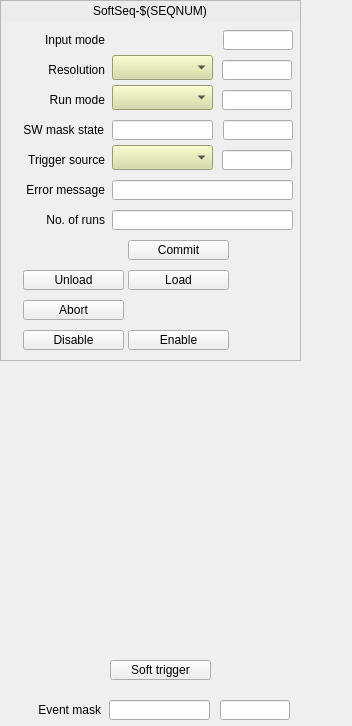
<?xml version="1.0" encoding="UTF-8"?>
<ui version="4.0">
 <class>Form</class>
 <widget class="QWidget" name="Form">
  <property name="geometry">
   <rect>
    <x>0</x>
    <y>0</y>
    <width>352</width>
    <height>726</height>
   </rect>
  </property>
  <property name="windowTitle">
   <string>Form</string>
  </property>
  <widget class="QFrame" name="frame">
   <property name="geometry">
    <rect>
     <x>0</x>
     <y>0</y>
     <width>301</width>
     <height>361</height>
    </rect>
   </property>
   <property name="frameShape">
    <enum>QFrame::StyledPanel</enum>
   </property>
   <property name="frameShadow">
    <enum>QFrame::Raised</enum>
   </property>
   <widget class="QLabel" name="label_8">
    <property name="geometry">
     <rect>
      <x>4</x>
      <y>210</y>
      <width>101</width>
      <height>20</height>
     </rect>
    </property>
    <property name="text">
     <string>No. of runs</string>
    </property>
    <property name="alignment">
     <set>Qt::AlignRight|Qt::AlignTrailing|Qt::AlignVCenter</set>
    </property>
   </widget>
   <widget class="caMessageButton" name="camessagebutton_4">
    <property name="geometry">
     <rect>
      <x>128</x>
      <y>330</y>
      <width>101</width>
      <height>20</height>
     </rect>
    </property>
    <property name="text">
     <string>Enable</string>
    </property>
    <property name="channel" stdset="0">
     <string notr="true">$(EVG):SoftSeq-$(SEQNUM)-Enable-Cmd</string>
    </property>
    <property name="releaseMessage">
     <string notr="true">1</string>
    </property>
   </widget>
   <widget class="caMessageButton" name="camessagebutton">
    <property name="geometry">
     <rect>
      <x>128</x>
      <y>240</y>
      <width>101</width>
      <height>20</height>
     </rect>
    </property>
    <property name="text">
     <string>Commit</string>
    </property>
    <property name="channel" stdset="0">
     <string notr="true">$(EVG):SoftSeq-$(SEQNUM)-Commit-Cmd</string>
    </property>
    <property name="releaseMessage">
     <string notr="true">1</string>
    </property>
   </widget>
   <widget class="caLed" name="caled_5">
    <property name="geometry">
     <rect>
      <x>238</x>
      <y>330</y>
      <width>20</width>
      <height>20</height>
     </rect>
    </property>
    <property name="toolTip">
     <string>Master enable for the EVR. If not set then very little will happen.</string>
    </property>
    <property name="rectangular">
     <bool>false</bool>
    </property>
    <property name="channel" stdset="0">
     <string notr="true">$(EVG):SoftSeq-$(SEQNUM)-Enable-RB</string>
    </property>
    <property name="falseColor">
     <color>
      <red>218</red>
      <green>218</green>
      <blue>218</blue>
     </color>
    </property>
    <property name="trueColor">
     <color>
      <red>0</red>
      <green>205</green>
      <blue>0</blue>
     </color>
    </property>
    <property name="undefinedColor">
     <color>
      <red>255</red>
      <green>255</green>
      <blue>255</blue>
     </color>
    </property>
   </widget>
   <widget class="caLed" name="caled_2">
    <property name="geometry">
     <rect>
      <x>238</x>
      <y>240</y>
      <width>20</width>
      <height>20</height>
     </rect>
    </property>
    <property name="toolTip">
     <string>Master enable for the EVR. If not set then very little will happen.</string>
    </property>
    <property name="rectangular">
     <bool>false</bool>
    </property>
    <property name="channel" stdset="0">
     <string notr="true">$(EVG):SoftSeq-$(SEQNUM)-Commit-RB</string>
    </property>
    <property name="falseColor">
     <color>
      <red>218</red>
      <green>218</green>
      <blue>218</blue>
     </color>
    </property>
    <property name="trueColor">
     <color>
      <red>0</red>
      <green>205</green>
      <blue>0</blue>
     </color>
    </property>
    <property name="undefinedColor">
     <color>
      <red>255</red>
      <green>255</green>
      <blue>255</blue>
     </color>
    </property>
   </widget>
   <widget class="caLineEdit" name="calineedit_14">
    <property name="geometry">
     <rect>
      <x>222</x>
      <y>150</y>
      <width>70</width>
      <height>20</height>
     </rect>
    </property>
    <property name="alignment">
     <set>Qt::AlignLeading|Qt::AlignLeft|Qt::AlignVCenter</set>
    </property>
    <property name="channel" stdset="0">
     <string notr="true">$(EVG):SoftSeq-$(SEQNUM)-TrigSrc-RB</string>
    </property>
   </widget>
   <widget class="caLed" name="caled_3">
    <property name="geometry">
     <rect>
      <x>238</x>
      <y>270</y>
      <width>20</width>
      <height>20</height>
     </rect>
    </property>
    <property name="toolTip">
     <string>Master enable for the EVR. If not set then very little will happen.</string>
    </property>
    <property name="rectangular">
     <bool>false</bool>
    </property>
    <property name="channel" stdset="0">
     <string notr="true">$(EVG):SoftSeq-$(SEQNUM)-Load-RB</string>
    </property>
    <property name="falseColor">
     <color>
      <red>218</red>
      <green>218</green>
      <blue>218</blue>
     </color>
    </property>
    <property name="trueColor">
     <color>
      <red>0</red>
      <green>205</green>
      <blue>0</blue>
     </color>
    </property>
    <property name="undefinedColor">
     <color>
      <red>255</red>
      <green>255</green>
      <blue>255</blue>
     </color>
    </property>
   </widget>
   <widget class="caMessageButton" name="camessagebutton_2">
    <property name="geometry">
     <rect>
      <x>128</x>
      <y>270</y>
      <width>101</width>
      <height>20</height>
     </rect>
    </property>
    <property name="text">
     <string>Load</string>
    </property>
    <property name="channel" stdset="0">
     <string notr="true">$(EVG):SoftSeq-$(SEQNUM)-Load-Cmd</string>
    </property>
    <property name="releaseMessage">
     <string notr="true">1</string>
    </property>
   </widget>
   <widget class="caMessageButton" name="camessagebutton_6">
    <property name="geometry">
     <rect>
      <x>23</x>
      <y>300</y>
      <width>101</width>
      <height>20</height>
     </rect>
    </property>
    <property name="text">
     <string>Abort</string>
    </property>
    <property name="channel" stdset="0">
     <string notr="true">$(EVG):SoftSeq-$(SEQNUM)-Abort-Cmd</string>
    </property>
    <property name="releaseMessage">
     <string notr="true">1</string>
    </property>
   </widget>
   <widget class="caLineEdit" name="calineedit_12">
    <property name="geometry">
     <rect>
      <x>222</x>
      <y>60</y>
      <width>70</width>
      <height>20</height>
     </rect>
    </property>
    <property name="alignment">
     <set>Qt::AlignLeading|Qt::AlignLeft|Qt::AlignVCenter</set>
    </property>
    <property name="channel" stdset="0">
     <string notr="true">$(EVG):SoftSeq-$(SEQNUM)-TsResolution-RB</string>
    </property>
   </widget>
   <widget class="caMenu" name="camenu_3">
    <property name="geometry">
     <rect>
      <x>112</x>
      <y>145</y>
      <width>101</width>
      <height>25</height>
     </rect>
    </property>
    <property name="styleSheet">
     <string notr="true">background-color: rgb(212, 219, 157);</string>
    </property>
    <property name="channel" stdset="0">
     <string notr="true">$(EVG):SoftSeq-$(SEQNUM)-TrigSrc-Sel</string>
    </property>
   </widget>
   <widget class="QLabel" name="label_4">
    <property name="geometry">
     <rect>
      <x>4</x>
      <y>60</y>
      <width>101</width>
      <height>20</height>
     </rect>
    </property>
    <property name="text">
     <string>Resolution</string>
    </property>
    <property name="alignment">
     <set>Qt::AlignRight|Qt::AlignTrailing|Qt::AlignVCenter</set>
    </property>
   </widget>
   <widget class="caMenu" name="camenu_2">
    <property name="geometry">
     <rect>
      <x>112</x>
      <y>85</y>
      <width>101</width>
      <height>25</height>
     </rect>
    </property>
    <property name="styleSheet">
     <string notr="true">background-color: rgb(212, 219, 157);</string>
    </property>
    <property name="channel" stdset="0">
     <string notr="true">$(EVG):SoftSeq-$(SEQNUM)-RunMode-Sel</string>
    </property>
   </widget>
   <widget class="caMenu" name="camenu">
    <property name="geometry">
     <rect>
      <x>112</x>
      <y>55</y>
      <width>101</width>
      <height>25</height>
     </rect>
    </property>
    <property name="styleSheet">
     <string notr="true">background-color: rgb(212, 219, 157);</string>
    </property>
    <property name="channel" stdset="0">
     <string notr="true">$(EVG):SoftSeq-$(SEQNUM)-TsResolution-Sel</string>
    </property>
   </widget>
   <widget class="caMessageButton" name="camessagebutton_5">
    <property name="geometry">
     <rect>
      <x>23</x>
      <y>330</y>
      <width>101</width>
      <height>20</height>
     </rect>
    </property>
    <property name="text">
     <string>Disable</string>
    </property>
    <property name="channel" stdset="0">
     <string notr="true">$(EVG):SoftSeq-$(SEQNUM)-Disable-Cmd</string>
    </property>
    <property name="releaseMessage">
     <string notr="true">1</string>
    </property>
   </widget>
   <widget class="caLineEdit" name="calineedit_13">
    <property name="geometry">
     <rect>
      <x>222</x>
      <y>90</y>
      <width>70</width>
      <height>20</height>
     </rect>
    </property>
    <property name="alignment">
     <set>Qt::AlignLeading|Qt::AlignLeft|Qt::AlignVCenter</set>
    </property>
    <property name="channel" stdset="0">
     <string notr="true">$(EVG):SoftSeq-$(SEQNUM)-RunMode-RB</string>
    </property>
   </widget>
   <widget class="caMessageButton" name="camessagebutton_3">
    <property name="geometry">
     <rect>
      <x>23</x>
      <y>270</y>
      <width>101</width>
      <height>20</height>
     </rect>
    </property>
    <property name="text">
     <string>Unload</string>
    </property>
    <property name="channel" stdset="0">
     <string notr="true">$(EVG):SoftSeq-$(SEQNUM)-Unload-Cmd</string>
    </property>
    <property name="releaseMessage">
     <string notr="true">1</string>
    </property>
   </widget>
   <widget class="QLabel" name="label_5">
    <property name="geometry">
     <rect>
      <x>4</x>
      <y>90</y>
      <width>101</width>
      <height>20</height>
     </rect>
    </property>
    <property name="text">
     <string>Run mode</string>
    </property>
    <property name="alignment">
     <set>Qt::AlignRight|Qt::AlignTrailing|Qt::AlignVCenter</set>
    </property>
   </widget>
   <widget class="QLabel" name="label_7">
    <property name="geometry">
     <rect>
      <x>4</x>
      <y>180</y>
      <width>101</width>
      <height>20</height>
     </rect>
    </property>
    <property name="text">
     <string>Error message</string>
    </property>
    <property name="alignment">
     <set>Qt::AlignRight|Qt::AlignTrailing|Qt::AlignVCenter</set>
    </property>
   </widget>
   <widget class="QLabel" name="label_6">
    <property name="geometry">
     <rect>
      <x>4</x>
      <y>150</y>
      <width>101</width>
      <height>20</height>
     </rect>
    </property>
    <property name="text">
     <string>Trigger source</string>
    </property>
    <property name="alignment">
     <set>Qt::AlignRight|Qt::AlignTrailing|Qt::AlignVCenter</set>
    </property>
   </widget>
   <widget class="caChoice" name="cachoice">
    <property name="geometry">
     <rect>
      <x>112</x>
      <y>30</y>
      <width>101</width>
      <height>20</height>
     </rect>
    </property>
    <property name="toolTip">
     <string>Reverses the output polarity. When set, changes the output from normally low to normally high.</string>
    </property>
    <property name="channel" stdset="0">
     <string notr="true">$(EVG):SoftSeq-$(SEQNUM)-TsInpMode-Sel</string>
    </property>
    <property name="foreground">
     <color>
      <red>0</red>
      <green>0</green>
      <blue>0</blue>
     </color>
    </property>
    <property name="background">
     <color>
      <red>212</red>
      <green>219</green>
      <blue>157</blue>
     </color>
    </property>
    <property name="bordercolor">
     <color>
      <red>0</red>
      <green>0</green>
      <blue>0</blue>
     </color>
    </property>
    <property name="colorMode">
     <enum>caChoice::Static</enum>
    </property>
    <property name="stackingMode" stdset="0">
     <enum>caChoice::Column</enum>
    </property>
    <property name="endBit">
     <number>1</number>
    </property>
   </widget>
   <widget class="caLineEdit" name="calineedit_15">
    <property name="geometry">
     <rect>
      <x>112</x>
      <y>180</y>
      <width>181</width>
      <height>20</height>
     </rect>
    </property>
    <property name="layoutDirection">
     <enum>Qt::LeftToRight</enum>
    </property>
    <property name="alignment">
     <set>Qt::AlignLeading|Qt::AlignLeft|Qt::AlignVCenter</set>
    </property>
    <property name="channel" stdset="0">
     <string notr="true">$(EVG):SoftSeq-$(SEQNUM)-Error-RB</string>
    </property>
   </widget>
   <widget class="caLineEdit" name="calineedit_11">
    <property name="geometry">
     <rect>
      <x>223</x>
      <y>30</y>
      <width>70</width>
      <height>20</height>
     </rect>
    </property>
    <property name="alignment">
     <set>Qt::AlignLeading|Qt::AlignLeft|Qt::AlignVCenter</set>
    </property>
    <property name="channel" stdset="0">
     <string notr="true">$(EVG):SoftSeq-$(SEQNUM)-TsInpMode-RB</string>
    </property>
   </widget>
   <widget class="caLineEdit" name="calineedit_16">
    <property name="geometry">
     <rect>
      <x>112</x>
      <y>210</y>
      <width>181</width>
      <height>20</height>
     </rect>
    </property>
    <property name="layoutDirection">
     <enum>Qt::LeftToRight</enum>
    </property>
    <property name="alignment">
     <set>Qt::AlignLeading|Qt::AlignLeft|Qt::AlignVCenter</set>
    </property>
    <property name="channel" stdset="0">
     <string notr="true">$(EVG):SoftSeq-$(SEQNUM)-NumOfRuns-I</string>
    </property>
   </widget>
   <widget class="QLabel" name="label_3">
    <property name="geometry">
     <rect>
      <x>4</x>
      <y>30</y>
      <width>101</width>
      <height>20</height>
     </rect>
    </property>
    <property name="text">
     <string>Input mode</string>
    </property>
    <property name="alignment">
     <set>Qt::AlignRight|Qt::AlignTrailing|Qt::AlignVCenter</set>
    </property>
   </widget>
   <widget class="caLabel" name="calabel_2">
    <property name="geometry">
     <rect>
      <x>1</x>
      <y>1</y>
      <width>298</width>
      <height>20</height>
     </rect>
    </property>
    <property name="styleSheet">
     <string notr="true">background-color: rgb(236, 236, 236, 255);</string>
    </property>
    <property name="text">
     <string>SoftSeq-$(SEQNUM)</string>
    </property>
    <property name="alignment">
     <set>Qt::AlignCenter</set>
    </property>
   </widget>
   <widget class="caTextEntry" name="catextentry_2">
    <property name="geometry">
     <rect>
      <x>112</x>
      <y>120</y>
      <width>101</width>
      <height>20</height>
     </rect>
    </property>
    <property name="channel" stdset="0">
     <string notr="true">$(EVG):SoftSeqMask-$(SEQNUM)-SP</string>
    </property>
    <property name="background">
     <color>
      <red>212</red>
      <green>219</green>
      <blue>157</blue>
     </color>
    </property>
    <property name="colorMode">
     <enum>caLineEdit::Static</enum>
    </property>
    <property name="formatType">
     <enum>caLineEdit::hexadecimal</enum>
    </property>
   </widget>
   <widget class="caLineEdit" name="calineedit_9">
    <property name="geometry">
     <rect>
      <x>223</x>
      <y>120</y>
      <width>70</width>
      <height>20</height>
     </rect>
    </property>
    <property name="alignment">
     <set>Qt::AlignCenter</set>
    </property>
    <property name="channel" stdset="0">
     <string notr="true">$(EVG):SoftSeqMask-$(SEQNUM)-RB</string>
    </property>
    <property name="colorMode">
     <enum>caLineEdit::Alarm_Default</enum>
    </property>
    <property name="formatType">
     <enum>caLineEdit::hexadecimal</enum>
    </property>
   </widget>
   <widget class="QLabel" name="label_2">
    <property name="geometry">
     <rect>
      <x>3</x>
      <y>120</y>
      <width>101</width>
      <height>20</height>
     </rect>
    </property>
    <property name="text">
     <string>SW mask state</string>
    </property>
    <property name="alignment">
     <set>Qt::AlignRight|Qt::AlignTrailing|Qt::AlignVCenter</set>
    </property>
   </widget>
  </widget>
  <widget class="caLineEdit" name="calineedit_10">
   <property name="geometry">
    <rect>
     <x>220</x>
     <y>700</y>
     <width>70</width>
     <height>20</height>
    </rect>
   </property>
   <property name="alignment">
    <set>Qt::AlignCenter</set>
   </property>
   <property name="channel" stdset="0">
    <string notr="true">$(EVG):SoftSeq-$(SEQNUM)-EvtMask-RB</string>
   </property>
   <property name="colorMode">
    <enum>caLineEdit::Alarm_Default</enum>
   </property>
   <property name="formatType">
    <enum>caLineEdit::hexadecimal</enum>
   </property>
  </widget>
  <widget class="caTextEntry" name="catextentry_3">
   <property name="geometry">
    <rect>
     <x>109</x>
     <y>700</y>
     <width>101</width>
     <height>20</height>
    </rect>
   </property>
   <property name="channel" stdset="0">
    <string notr="true">$(EVG):SoftSeq-$(SEQNUM)-EvtMask-SP</string>
   </property>
   <property name="background">
    <color>
     <red>212</red>
     <green>219</green>
     <blue>157</blue>
    </color>
   </property>
   <property name="colorMode">
    <enum>caLineEdit::Static</enum>
   </property>
   <property name="formatType">
    <enum>caLineEdit::hexadecimal</enum>
   </property>
  </widget>
  <widget class="QLabel" name="label_9">
   <property name="geometry">
    <rect>
     <x>10</x>
     <y>700</y>
     <width>91</width>
     <height>20</height>
    </rect>
   </property>
   <property name="text">
    <string>Event mask</string>
   </property>
   <property name="alignment">
    <set>Qt::AlignRight|Qt::AlignTrailing|Qt::AlignVCenter</set>
   </property>
  </widget>
  <widget class="caMessageButton" name="camessagebutton_7">
   <property name="geometry">
    <rect>
     <x>110</x>
     <y>660</y>
     <width>101</width>
     <height>20</height>
    </rect>
   </property>
   <property name="text">
    <string>Soft trigger</string>
   </property>
   <property name="channel" stdset="0">
    <string notr="true">$(EVG):SoftSeq-$(SEQNUM)-SoftTrig-Cmd</string>
   </property>
   <property name="releaseMessage">
    <string notr="true">1</string>
   </property>
  </widget>
 </widget>
 <customwidgets>
  <customwidget>
   <class>caMenu</class>
   <extends>QComboBox</extends>
   <header>caMenu</header>
  </customwidget>
  <customwidget>
   <class>caChoice</class>
   <extends>QWidget</extends>
   <header>caChoice</header>
  </customwidget>
  <customwidget>
   <class>caTextEntry</class>
   <extends>caLineEdit</extends>
   <header>caTextEntry</header>
  </customwidget>
  <customwidget>
   <class>caMessageButton</class>
   <extends>QPushButton</extends>
   <header>caMessageButton</header>
  </customwidget>
  <customwidget>
   <class>caLabel</class>
   <extends>QLabel</extends>
   <header>caLabel</header>
  </customwidget>
  <customwidget>
   <class>caLed</class>
   <extends>QWidget</extends>
   <header>caLed</header>
  </customwidget>
  <customwidget>
   <class>caLineEdit</class>
   <extends>QLineEdit</extends>
   <header>caLineEdit</header>
  </customwidget>
 </customwidgets>
 <resources/>
 <connections/>
</ui>
